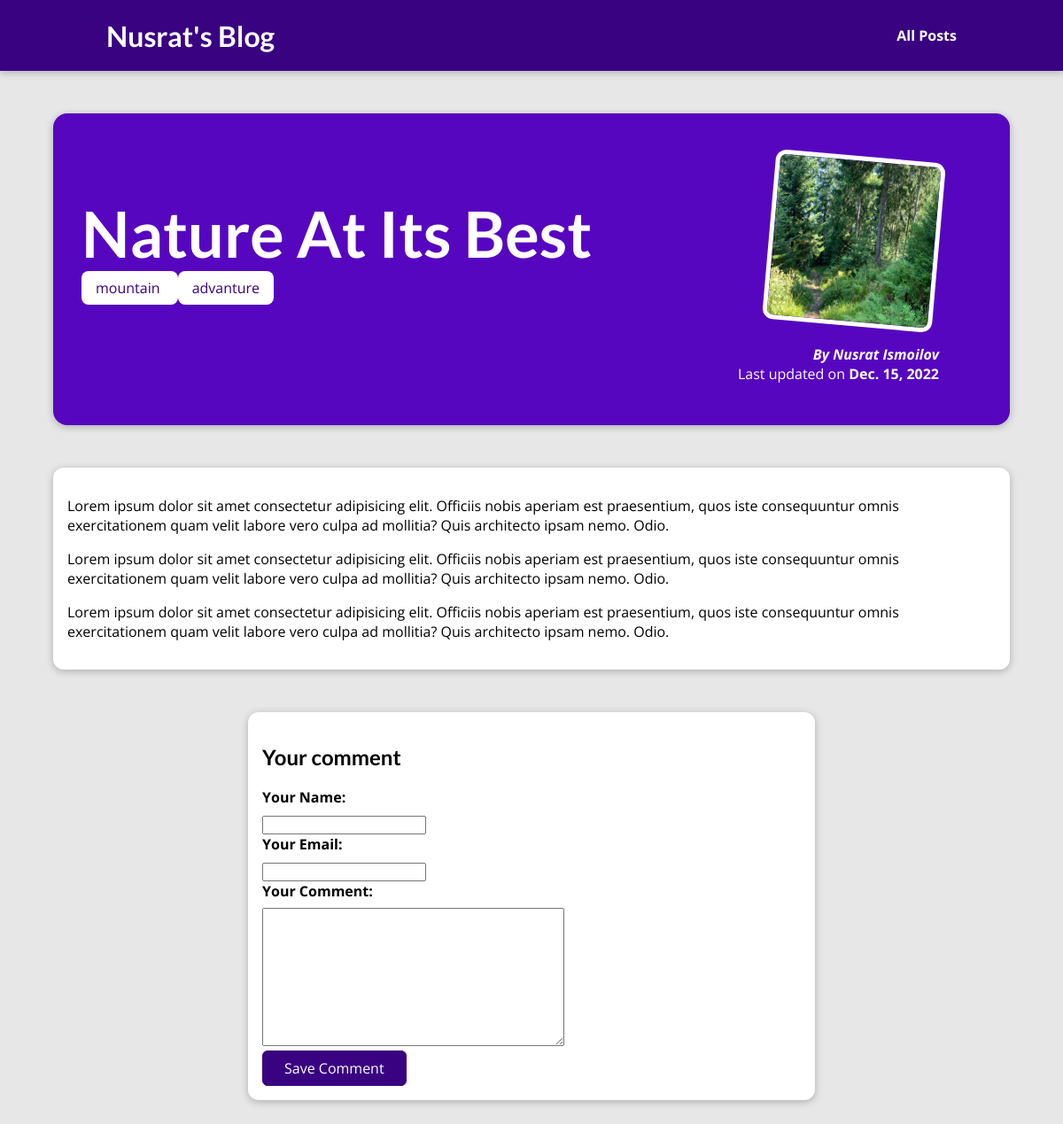
The page /posts/nature-at-its-best on the database its author committed.
### blog/models.py (models this page shows, shortened)
class Post(models.Model):
    title = models.CharField(max_length=100)
    excerpt = models.CharField(max_length=200)
    image = models.ImageField(upload_to="posts", null=True)
    date = models.DateField(auto_now=True)
    slug = models.SlugField(unique=True, db_index=True)
    content = models.TextField(validators=[MinLengthValidator(10)])
    author = models.ForeignKey(
        Author, on_delete=models.SET_NULL, null=True, related_name='posts')
    tag = models.ManyToManyField(Tag, null=False, related_name="posts")

class Tag(models.Model):
    caption = models.CharField(max_length=50)

class Author(models.Model):
    first_name = models.CharField(max_length=100)
    last_name = models.CharField(max_length=100)
    e_mail = models.EmailField(max_length=50)
    def full_name(self):
        return f"{self.first_name} {self.last_name}"
    def __str__(self):
        return self.full_name()

### blog/views.py (the view)
# urls.py: path("posts/<slug>", views.PostDetailView.as_view(), name="post-detail-page")
class PostDetailView(DetailView):
    template_name = "blog/post-detail.html"
    model = Post
    def get_context_data(self, **kwargs):
        context = super().get_context_data(**kwargs)
        context['post_tags'] = self.object.tag.all()
        context['comment_form'] = CommentForm()
        return context

### blog/forms.py
class CommentForm(forms.ModelForm):
    class Meta:
        model = Comment
        exclude = ["post"]
        labels = {
            "user_name": "Your Name",
            "user_email": "Your Email",
            "text": "Your Comment"
        }

### blog/templates/blog/post-detail.html (shortened to what this page needs)
{% extends 'base.html' %}
{% load static %}
{% block css_files %}
  <link rel="stylesheet" href="{% static "blog/post-detail.css" %}" />
{% endblock %}
{% block content %}
  <section id='summary'>
    <h2>{{post.title}}</h2>
    <div>
      {% for tag in post_tags %}
      <span class="tag"> {{ tag.caption }} </span>
      {%endfor%}
    </div>
    <article>
        <img src={{ post.image.url }} alt="{{post.title}}" />
        <address> By <a href="mailto:{{post.author.e_mail}}"> {{post.author}} </a> </address>
        <div>
            Last updated on <time>{{post.date}}</time>
        </div>
    </article>
  </section>
  <main>
    {{post.content|linebreaks}}
  </main>
  <section id="comment-form">
    <h2>Your comment</h2>
    <form>
      {% for form_field in comment_form %}
      <div class="form-control">
        {{ form_field.label_tag }}
        {{ form_field }}
      </div>
      {%endfor%}
      <button>Save Comment</button>
    </form>
  </section>
{% endblock %}

### static/app.css (style rules this page uses)
* { box-sizing: border-box; }
html { font-family: 'Open Sans', 'Lato', sans-serif; }
body { margin: 0; }
h1, h2, h3 { font-family: 'Lato', sans-serif; font-weight: bold; }

### blog/static/blog/post-detail.css (style rules this page uses)
body { background-color: #e7e7e7; }
#summary { margin: 8rem auto 3rem auto; padding: 2rem; width: 90%; max-width: 90rem; border-radius: 16px; background-color: #5706c0; position: relative; box-shadow: 0 2px 8px rgba(0, 0, 0, 0.25); height: 22rem; }
#summary h2 { color: white; font-size: 4.5rem; margin-bottom: 0.5rem; }
#summary article { position: absolute; top: 2rem; right: 3rem; padding: 1rem 2rem; border-radius: 12px; text-align: right; color: white; }
#summary article img { width: 12rem; height: 12rem; border-radius: 12px; transform: rotateZ(5deg); border: 5px solid white; margin-bottom: 1rem; }
#summary address { font-weight: bold; }
#summary a { color: white; text-decoration: None }
#summary time { font-weight: bold; }
main { width: 90%; max-width: 90rem; margin: 3rem auto; background-color: white; padding: 1rem; border-radius: 12px; box-shadow: 0 2px 8px rgba(0, 0, 0, 0.25); }
.tag { background-color: white; color: #390281; padding: 0.5rem 1rem; border-radius: 8px; }
#comment-form { margin: 3rem auto; width: 90%; max-width: 40rem; border-radius: 12px; background-color: white; box-shadow: 0 2px 8px rgba(0, 0, 0, 0.25); padding: 1rem; }
#comment-form button { font: inherit; background-color: #390281; color: white; border: 1px solid #390281; padding: 0.5rem 1.5rem; border-radius: 6px; cursor: pointer; }
.form-control label { font-weight: bold; margin-bottom: 0.5rem; display: block; }

### rows shown on the page
Post: title "Nature At Its Best", image (picture), author "Nusrat Ismoilov", date "Dec. 15, 2022", content "Lorem ipsum dolor sit amet consectetur adipisicing elit. Officiis nobis aperiam est praesentium, quos iste consequuntur omnis exercitationem quam velit labore vero culpa ad mollitia? Quis architecto ipsam nemo. Odio. Lorem ipsum dolor sit amet consectetur adipisicing elit. Officiis nobis aperiam est praesentium, quos iste consequuntur omnis exercitationem quam velit labore vero culpa ad mollitia? Quis architecto ipsam nemo. Odio. Lorem ipsum dolor sit amet consectetur adipisicing elit. Officiis nobis aperiam est praesentium, quos iste consequuntur omnis exercitationem quam velit labore vero culpa ad mollitia? Quis architecto ipsam nemo. Odio."
Tag: caption "mountain"
Tag: caption "advanture"
